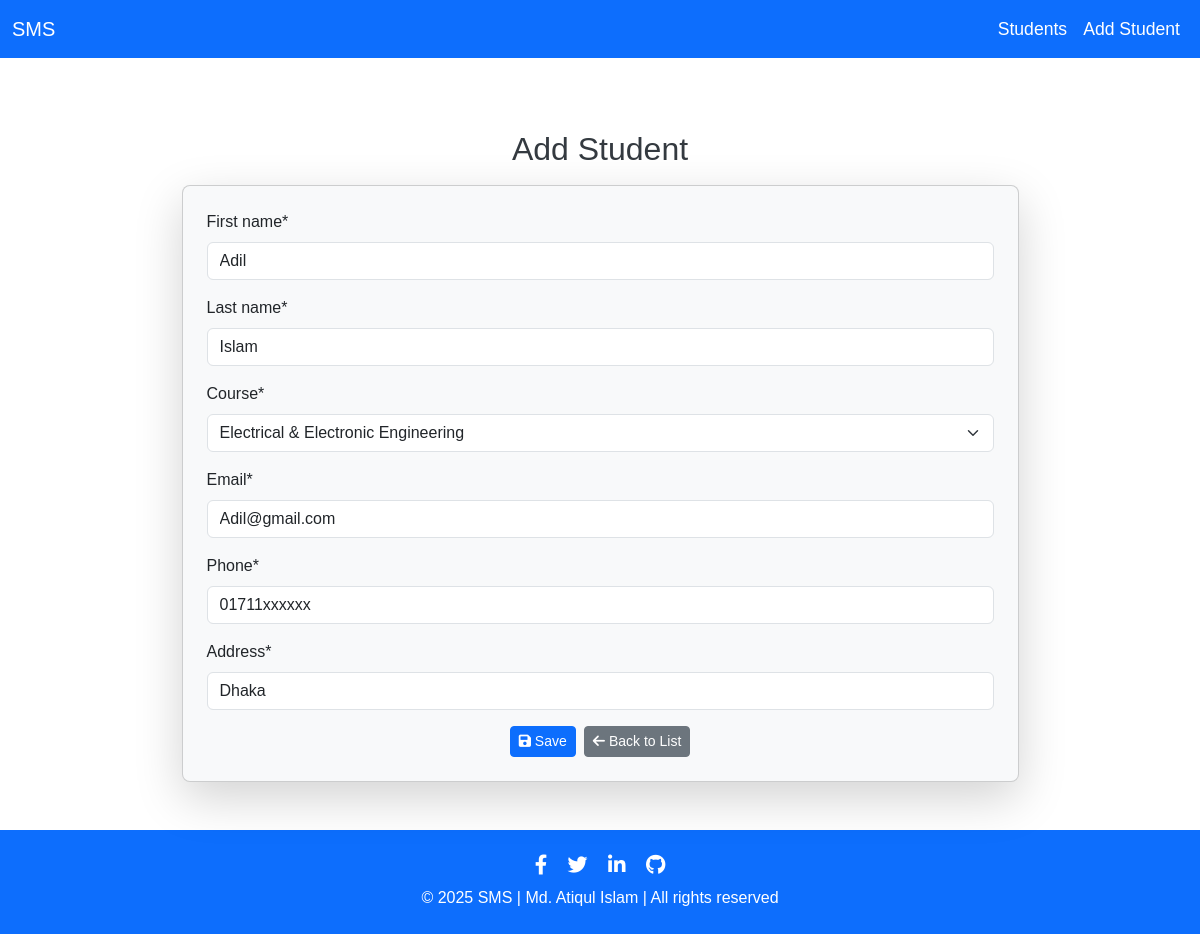
Screenshot of /edit/17/ with the database file from the repository.
### students/models.py (models this page shows, shortened)
class Student(models.Model):
    COURSE_CHOICES = [
        ('ETE', 'Electronics & Telecommunication Engineering'),
        ('CSE', 'Computer Science & Engineering'),
        ('EEE', 'Electrical & Electronic Engineering'),
        ('BBA', 'Business Administration'),
        ('ENG', 'English Literature'),
        ('LLB', 'Law'),
        ('ME', 'Mechanical Engineering'),
        ('CE', 'Civil Engineering'),
        ('ARCH', 'Architecture'),
        ('BIO', 'Biotechnology'),
        ('PHY', 'Physics'),
        ('CHEM', 'Chemistry'),
        ('MATH', 'Mathematics'),
        ('STAT', 'Statistics'),
        ('MED', 'Medicine'),
        ('PHAR', 'Pharmacy'),
        ('NUR', 'Nursing'),
        ('FIN', 'Finance'),
        ('MKT', 'Marketing'),
        ('HRM', 'Human Resource Management'),
    ]
    first_name = models.CharField(max_length=100)
    last_name = models.CharField(max_length=100)
    course = models.CharField(max_length=10, choices=COURSE_CHOICES, default='ETE')
    email = models.EmailField()
    phone = models.CharField(max_length=15)
    address = models.CharField(max_length=250)

### students/views.py (the view)
# urls.py: path('edit/<int:id>/', views.student_edit, name='student_edit'),
def student_edit(request, id):
    student = get_object_or_404(Student, id=id)
    if request.method == 'POST':
        form = StudentForm(request.POST, instance=student)
        if form.is_valid():
            form.save()
            messages.success(request, 'Student information updated successfully!')
            return render(request, 'students/success.html', {'message': 'Student information updated successfully!'})
        else:
            messages.error(request, 'Error occurred while updating student.')
            return render(request, 'students/error.html', {'message': 'Error occurred while updating student.'})
    else:
        form = StudentForm(instance=student)
    return render(request, 'students/student_form.html', {'form': form})

### students/forms.py
class StudentForm(forms.ModelForm):
    class Meta:
        model = Student
        fields = ['first_name', 'last_name', 'course', 'email', 'phone', 'address']

### students/templates/students/student_form.html (shortened to what this page needs)
{% extends 'students/base.html' %}
{% load crispy_forms_tags %}
{% block content %}
<div class="d-flex flex-column justify-content-center align-items-center min-vh-50 py-4">
    <h2 class="mb-3 text-center">{% if student %} Edit {% else %} Add {% endif %} Student</h2>
    <div class="card shadow-lg rounded-3 p-4 w-75 w-md-50 bg-light">
        <form method="POST">
            {{ form|crispy }}
            <div class="d-flex justify-content-center gap-2 mt-3">
                <button type="submit" class="btn btn-primary btn-sm">
                    <i class="fas fa-save"></i> Save
                </button>
                <a href="{% url 'student_list' %}" class="btn btn-secondary btn-sm">
                    <i class="fas fa-arrow-left"></i> Back to List
                </a>
            </div>
        </form>
    </div>
</div>
{% endblock %}

### students/static/css/styles.css (style rules this page uses)
body { font-family: Arial, sans-serif; }
h2, h3 { color: #343a40; }

### rows the page displays
Student: first_name "Adil", last_name "Islam", course "Electrical & Electronic Engineering", email "Adil@gmail.com", phone "01711xxxxxx", address "Dhaka"
